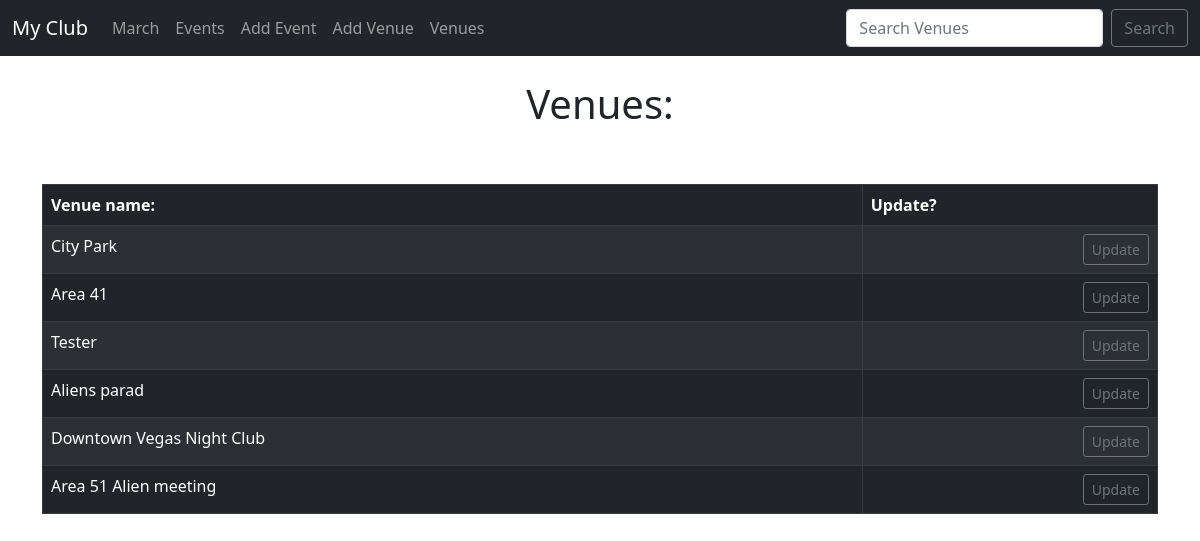
Page /list_venues/ on the committed database.
### events/models.py (models this page shows)
class Venue(models.Model):
    name = models.CharField('Venue name', max_length=120)
    address = models.CharField(max_length=300)
    zip_code = models.CharField("Zip Code", max_length=15)
    phone = models.CharField('Contact Phone', max_length=25, blank=True)
    web = models.URLField('Website Address', blank=True)
    email_address = models.EmailField('Email Address',  blank=True)
    def __str__(self):
        return self.name

### events/views.py (the view)
# urls.py: path('list_venues/', views.list_venues, name="list-venues"),
def list_venues(request):
    venue_list = Venue.objects.all()
    return render(request, 'events/venue.html', {
        'venue_list': venue_list,
    })

### events/templates/events/venue.html (shortened to what this page needs)
{% extends 'events/base.html' %}
{% block content %}
<center>
    <h1>Venues: </h1><br><br>
<table class="table table-striped table-bordered table-dark table-hover">
        <thead>
            <tr>
                <td style="color: white; font-weight: bold">Venue name:</td>
                <td style="color: white; font-weight: bold">Update?</td>
            </tr>
        </thead>
    {% for venue in venue_list %}
        <tr>
            <td>
                <a href="{% url 'show-venue' venue.id %}" style="text-decoration: none; color: white">{{ venue }}</a><br>
            </td>
            <td align="right">
                <a href="{% url 'update-venue' venue.id %}" class="btn btn-outline-secondary btn-sm">Update</a>
            </td>
        </tr>
    {% endfor %}
</table>
{% endblock %}

### rows in the picture
Venue: name "City Park"
Venue: name "Area 41"
Venue: name "Tester"
Venue: name "Aliens parad"
Venue: name "Downtown Vegas Night Club"
Venue: name "Area 51 Alien meeting"
